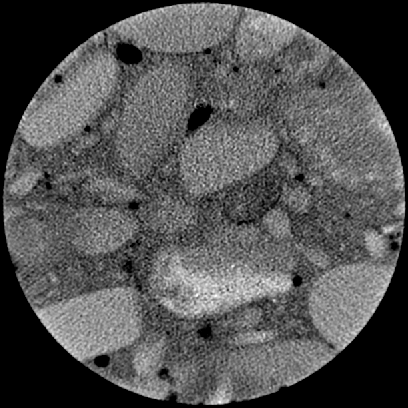
%> input picture project_request/2.png, 408 x 408 px
$ octave --eval "result = change(imread('../project_request/2.png'));"   (GNU Octave 9; MATLAB toolbox functions it lacks are replaced by stand-ins)
%> lines starting %> are read from the running program, lines starting %| are printed output that depends on the picture; in (x1, y1, x2, y2) boxes, pixels count from 0 and x2, y2 are one past the last pixel; in counts of white or black regions, pixels touching at a corner belong together; the program's own positions count from 1
function image_out = change(image_input)
I21=im2bw(image_input,graythresh(image_input));%阈值分割
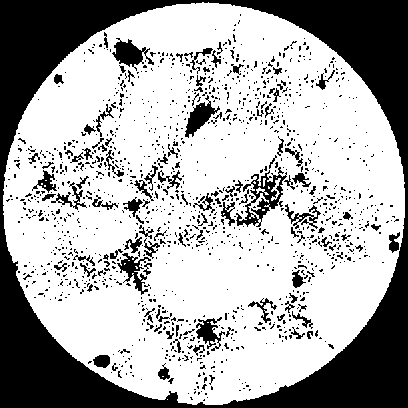
%> I21: size 408x408 logical; 67.6% white; 1320 black regions (1204 under 20 px), largest, box (x1, y1, x2, y2) and area: (0, 0, 408, 408) 39436, (236, 167, 287, 227) 1001, (112, 38, 154, 71) 619
   [l2,z2]=bwlabel(I21);%标记联通区域
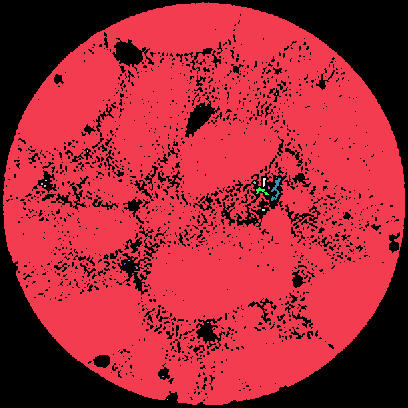
%> l2: size 408x408 double; 25 distinct labels, from 0 to 24; one colour per label, 0 black
%> z2 = 24

   b=0;
   for i=1:max(max(l2))
       c=sum(sum((l2(l2==i))))/i;%取最大联通区域，即圆形区域
       if(c>b)
           b=c;
           index=i;
       end
   end
%> this loop made 24 passes
%> (c, b, index) on pass 1: (112266, 112266, 1)
%> c on passes 2 to 7: 4, 4, 2, 2, 1, 3
   I21(l2==index)=1;
   I21(l2~=index)=0;
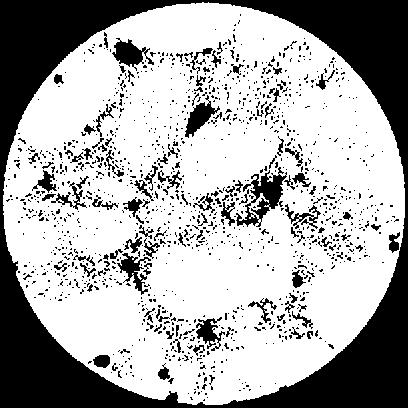
%> I21: size 408x408 logical; 67.4% white; 1320 black regions (1203 under 20 px)
   BoundingBox=regionprops(I21,'BoundingBox');
%> BoundingBox = 1 region; box (x1, y1, x2, y2): (3, 2, 405, 405)
   startrow=ceil(BoundingBox.BoundingBox(1));
%> startrow = 4
   startbow=floor(BoundingBox.BoundingBox(2));
%> startbow = 2
   image_out=image_input(startbow:startbow+BoundingBox.BoundingBox(4),startrow:startrow+BoundingBox.BoundingBox(3));
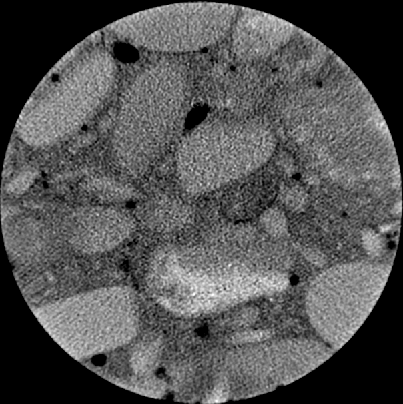
%> image_out: size 404x403 uint8; min 0, max 255, mean 83.4
